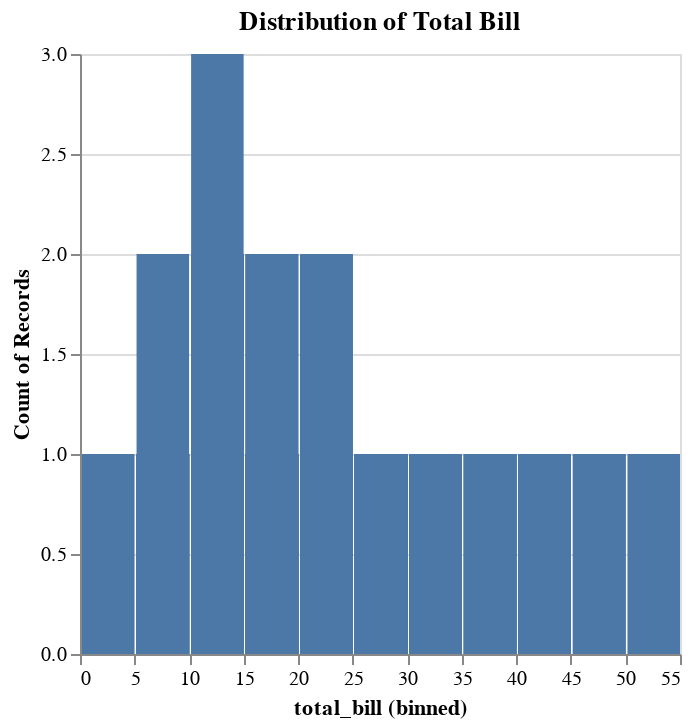

Here is the notebook cell this chart was saved with:
### Code cell
#1. Histogram of Total Bill
hist_total_bill = alt.Chart(data).mark_bar().encode(
    alt.X('total_bill:Q', bin=True),
    y='count()',
    tooltip=['total_bill', 'count()']
).properties(
    title='Distribution of Total Bill'
)
hist_total_bill

### Figure 1 — Vega-Lite specification as saved in the notebook (floating-point values rounded to 4 significant figures; data arrays with more than 128 entries replaced by an {"elided": "..."} marker saying what was removed)
{"config": {"view": {"continuousWidth": 300, "continuousHeight": 300}}, "data": {"name": "data-f795d6974a782cd165ff81948ea68153"}, "mark": {"type": "bar"}, "encoding": {"tooltip": [{"field": "total_bill", "type": "quantitative"}, {"aggregate": "count", "type": "quantitative"}], "x": {"bin": true, "field": "total_bill", "type": "quantitative"}, "y": {"aggregate": "count", "type": "quantitative"}}, "title": "Distribution of Total Bill", "$schema": "https://vega.github.io/schema/vega-lite/v5.17.0.json", "datasets": {"data-f795d6974a782cd165ff81948ea68153": {"elided": "244 records"}}}
